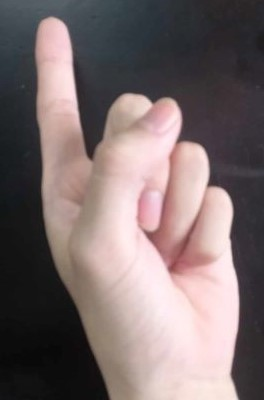
#> input picture dataset _v2/train/left/1/400012042_942259834042280_1148541270961156290_n.jpg, 264 x 400 px, found by its file name; its folder holds only this picture in this run
$ python image_nonbounder.py
#> lines starting #> are read from the running program, lines starting #| are printed output that depends on the picture; after the words box and inside, x2 and y2 are one past the last pixel; in counts of white or black regions, pixels touching at a corner belong together
import cv2
import numpy as np
import glob
import os
from tqdm import tqdm
import joblib
# [45 lines left out: function load_images, not called in this run]


def load_images_img2(base_path):
#> called with base_path = 'baocao_computervision\\dataset _v2\\train'
    print('loading images!!')
    folder_list = os.listdir(base_path)
    extractor = cv2.SIFT_create()
    for item in folder_list:

        labels_file_path = os.path.join(base_path, item)

        labels_file_list = os.listdir(labels_file_path)
        for label in labels_file_list:

            hand_image_path = os.path.join(base_path, item, label)
            hand_image_list = os.listdir(hand_image_path)
            for image in tqdm(hand_image_list):
                image_path = os.path.join(hand_image_path, image)
                bgr = cv2.imread(image_path)
#> bgr is the input picture: shape (400, 264, 3); mean B, G, R 109, 108.8, 122.9
                cv2.imshow("original",bgr)

                converted2 = cv2.cvtColor(bgr, cv2.COLOR_BGR2GRAY)
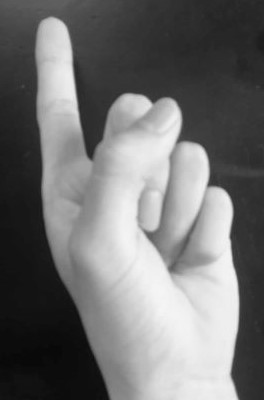
#> converted2: shape (400, 264); min 7, max 245, mean 113

                converted =  cv2.cvtColor(bgr , cv2.COLOR_BGR2YCR_CB)
#> converted: shape (400, 264, 3); mean of channels 0, 1, 2 113, 135, 125.7
                min_ycc = np.array([0,133,85], np.uint8)
                max_ycc = np.array([255,176,140], np.uint8 )
                skinMask = cv2.inRange(converted, min_ycc, max_ycc)
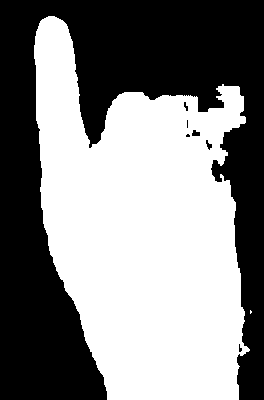
#> skinMask: shape (400, 264); 52.1% white; 7 black regions (3 under 20 px), largest, box (x1, y1, x2, y2) and area: (0, 0, 264, 400) 50422, (192, 130, 200, 136) 37, (206, 140, 212, 150) 31, (184, 102, 188, 111) 21
                skinMask = cv2.addWeighted(skinMask,0.5,skinMask,0.5,0.0)
                cv2.imshow("masked",skinMask)
                skinMask = cv2.medianBlur(skinMask, 5)
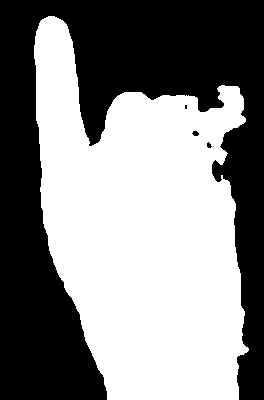
#> skinMask: shape (400, 264); 52.2% white; 4 black regions (1 under 20 px), largest, box (x1, y1, x2, y2) and area: (0, 0, 264, 400) 50424, (192, 131, 199, 136) 26, (207, 142, 212, 148) 20
                cv2.imshow("masked blur",skinMask)


                skin = cv2.bitwise_and(converted2, converted2, mask = skinMask)
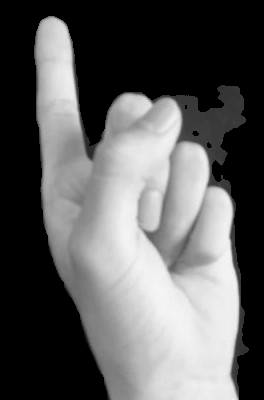
#> skin: shape (400, 264); min 0, max 245, mean 93.3
                cv2.imshow("masked2",skin)
                img_keypoints, img_descriptors = extractor.detectAndCompute(skin, None)
#> img_keypoints = 82 keypoints; strongest (x, y, size): (55, 47, 30.3), (132, 104, 18.5), (131, 191, 104.8), (155, 148, 63.2)
                img2 = cv2.drawKeypoints(skin,img_keypoints,None,(0,0,255),4)
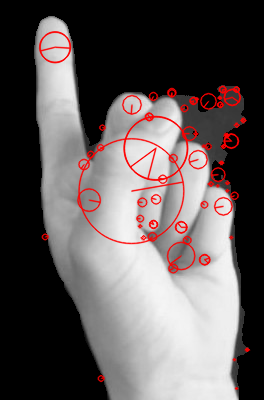
#> img2: shape (400, 264, 3); mean of channels 0, 1, 2 89.3, 89.3, 96.9; drawn as B, G, R

                cv2.imshow('image', img2)

                cv2.waitKey(0)
    print('loaded images!!')
load_images_img2(base_path=r'baocao_computervision\dataset _v2\train')

$ run again, on dataset _v2/train/left/2/400015296_834937805083239_1234408793337094595_n.jpg
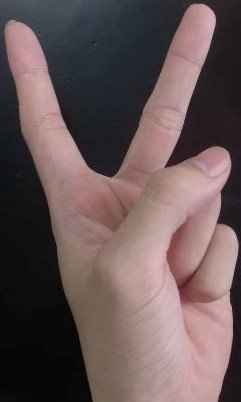
#> input picture dataset _v2/train/left/2/400015296_834937805083239_1234408793337094595_n.jpg, 241 x 402 px, found by its file name
#> in load_images_img2, bgr is the input picture: shape (402, 241, 3); mean B, G, R 85.8, 85.5, 102.8
#> converted: shape (402, 241, 3); mean of channels 0, 1, 2 90.7, 136.6, 125.2
#> in load_images_img2, `skinMask = cv2.inRange(converted, min_ycc, max_ycc)`:
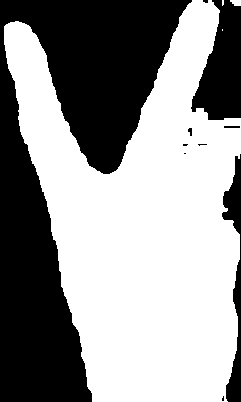
#> skinMask: shape (402, 241); 58.1% white; 10 black regions (5 under 20 px), largest, box (x1, y1, x2, y2) and area: (0, 0, 192, 402) 34792, (191, 0, 241, 120) 3894, (222, 154, 241, 402) 1847, (224, 126, 240, 128) 32, (188, 128, 192, 136) 23
#> img_keypoints = 75 keypoints; strongest (x, y, size): (198, 30, 27.7), (25, 45, 24.4), (104, 140, 38.7), (104, 138, 40.3)
#> in load_images_img2, `img2 = cv2.drawKeypoints(skin,img_keypoints,None,(0,0,255),4)`:
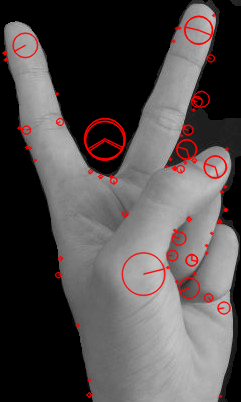
#> img2: shape (402, 241, 3); mean of channels 0, 1, 2 76, 76, 82.1; drawn as B, G, R

$ run again, on dataset _v2/train/left/1/401314618_256956517366542_1036572304755795206_n.jpg
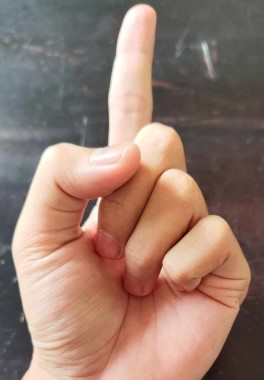
#> input picture dataset _v2/train/left/1/401314618_256956517366542_1036572304755795206_n.jpg, 264 x 380 px, found by its file name
#> in load_images_img2, bgr is the input picture: shape (380, 264, 3); mean B, G, R 110.3, 122.4, 150.1
#> converted: shape (380, 264, 3); mean of channels 0, 1, 2 129.3, 142.8, 117.3
#> in load_images_img2, `skinMask = cv2.inRange(converted, min_ycc, max_ycc)`:
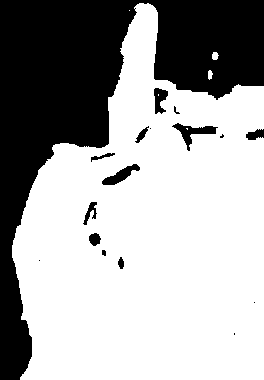
#> skinMask: shape (380, 264); 65.4% white; 17 black regions (6 under 20 px), largest, box (x1, y1, x2, y2) and area: (0, 0, 264, 380) 33074, (172, 123, 218, 151) 395, (102, 164, 140, 185) 320
#> img_keypoints = 160 keypoints; strongest (x, y, size): (95, 158, 3.3), (109, 155, 3.2), (139, 139, 3.5), (140, 137, 5)
#> in load_images_img2, `img2 = cv2.drawKeypoints(skin,img_keypoints,None,(0,0,255),4)`:
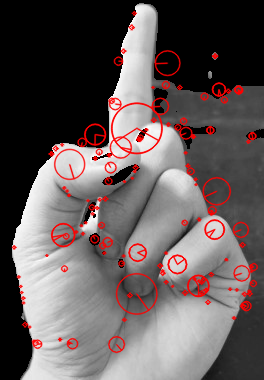
#> img2: shape (380, 264, 3); mean of channels 0, 1, 2 89.4, 89.4, 99.8; drawn as B, G, R
